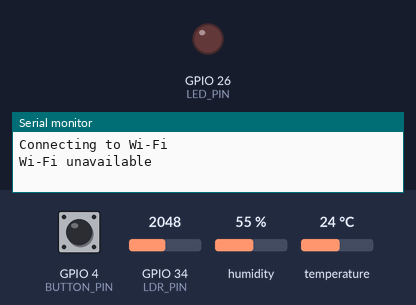
The program below on a simulated ESP32. Shown: output pins drawn as LEDs (lit = HIGH), the last lines printed to the serial monitor. Inputs (shaded band) come from the test bench; at power-on: GPIO 4 (BUTTON_PIN) HIGH, GPIO 34 (LDR_PIN) = 2048, humidity 55 %, temperature 24 °C. WiFi joins after 1.5 s; servers stay silent unless stated.

Above: at 1.2 s.
1.3 s: GPIO 4 (BUTTON_PIN) pulled LOW for 0.15 s
4.4 s: GPIO 4 (BUTTON_PIN) pulled LOW for 1 s
At 4.9 s:
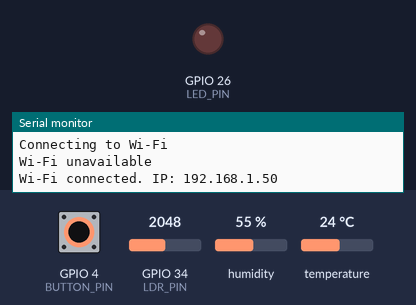
6.9 s: GPIO 4 (BUTTON_PIN) pulled LOW for 0.15 s
At 12.6 s:
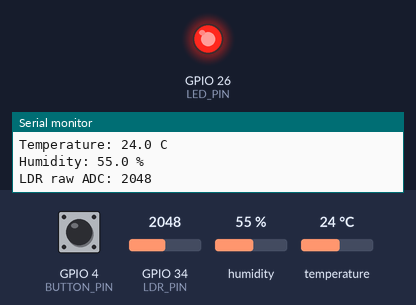
Timing chart, 0 to 14.1 s (numbered marks = the images above; inputs shaded):
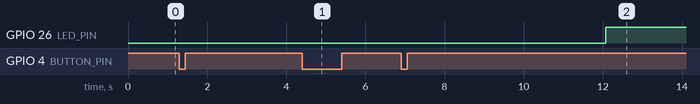

Measured:
- after the input at 4.4 s, GPIO 26 (LED_PIN): stays LOW (without the input it goes to HIGH after 2.1 s)
- after the input at 6.9 s, GPIO 26 (LED_PIN): LOW → HIGH after 5.2 s

The program:

main.cpp
```cpp
#include <Arduino.h>
#include <DHT.h>
#include <HTTPClient.h>
#include <WiFi.h>

/// components:
/// button:         digital input
/// photoresistor:  analog input
/// DHT22:          digital protocol
/// LED:            digital output
///
/// BUTTON:
/// switches between SILENCE and MONITOR
/// uses debounce
/// MONITOR: read each 5s: temperature, humidity, LDR raw ADC
/// output: serial monitor (TX)
///
/// LED:
/// if ldrRaw >= threshold: turn on
///
/// WEB:
/// each 30s: POST httpbin.org/post (or locally set up server)
///
/// EDGE CASES:
/// WI-FI unavailable: output message, continue
/// sensor errors: output message, continue

#define BUTTON_PIN 4
#define LDR_PIN 34
#define LED_PIN 26
#define DHT22_PIN 27
#define LIGHT_THRESHOLD 1500
#define SENSOR_PRINT_INTERVAL 5000
#define SENSOR_PUBLISH_INTERVAL 30000
#define WIFI_RECHECK_INTERVAL 30000

namespace {
    enum READ_STATE { SILENCE, MONITOR };
}

static bool btnLastRawState;
static bool btnStableState;
static ulong btnLastChangeTime;
static READ_STATE readState = SILENCE;
static bool btnPrevPressed = false;

static DHT dht(DHT22_PIN, DHT22);
static ulong lastSensorReadTimestamp;
static ulong lastSensorPublishTimestamp;
static int ldrRaw;
static float temperature;
static float humidity;
static ulong lastWifiAttemptTimestamp;
static bool wifiWasConnected;
static bool wifiUnavailableReported;

static const char *WIFI_SSID = "Wokwi-GUEST";
static const char *WIFI_PASSWORD = "";
static const char *HTTP_URL = "http://httpbin.org/post";
static constexpr uint16_t HTTP_CONNECT_TIMEOUT_MS = 5000;
static constexpr uint16_t HTTP_TCP_TIMEOUT_MS = 5000;

static bool isBtnPressed();

static bool isBtnClicked(bool currentState);

static bool catchReadStateChange();

static void lightLed(int ldrRaw);

static void printSensors();

static void connectWifi();

static void maintainWifi();

static void publish();

void setup() {
    Serial.begin(115200);
    dht.begin();

    pinMode(BUTTON_PIN, INPUT_PULLUP);
    pinMode(LED_PIN, OUTPUT);

    btnLastRawState = digitalRead(BUTTON_PIN);
    btnStableState = btnLastRawState;

    connectWifi();
}

void loop() {
    maintainWifi();

    const ulong now = millis();
    // start countdown whenever we start monitoring
    if (catchReadStateChange() && readState == MONITOR) {
        lastSensorReadTimestamp = now;
        lastSensorPublishTimestamp = now;
    }

    if (readState == MONITOR && now - lastSensorReadTimestamp >= SENSOR_PRINT_INTERVAL) {
        ldrRaw = analogRead(LDR_PIN);
        lightLed(ldrRaw);

        temperature = dht.readTemperature();
        humidity = dht.readHumidity();

        if (isnan(temperature)) {
            Serial.println("DHT22 temperature reading failed: NaN");
        }
        if (isnan(humidity)) {
            Serial.println("DHT22 humidity reading failed: NaN");
        }

        lastSensorReadTimestamp = now;

        if (readState == MONITOR) {
            printSensors();
        }
    }

    if (readState == MONITOR && now - lastSensorPublishTimestamp >= SENSOR_PUBLISH_INTERVAL) {
        lastSensorPublishTimestamp = now;

        publish();
    }
}

bool isBtnPressed() {
    const bool btnRaw = digitalRead(BUTTON_PIN);
    if (btnRaw != btnLastRawState) {
        btnLastRawState = btnRaw;
        btnLastChangeTime = millis();
    }

    if (millis() - btnLastChangeTime >= 20) {
        btnStableState = btnRaw;
    }

    return btnStableState == LOW;
}

static bool isBtnClicked(const bool currentState) {
    return !currentState && btnPrevPressed;
}

static bool catchReadStateChange() {
    bool changed = false;
    bool btnPressed = isBtnPressed();
    if (isBtnClicked(btnPressed)) {
        readState = readState == SILENCE ? MONITOR : SILENCE;
        changed = true;
    }
    btnPrevPressed = btnPressed;

    return changed;
}

void lightLed(int ldrRaw) {
    if (ldrRaw >= LIGHT_THRESHOLD) {
        digitalWrite(LED_PIN, HIGH);
    } else {
        digitalWrite(LED_PIN, LOW);
    }
}

void printSensors() {
    Serial.print("Temperature: ");
    Serial.print(temperature, 1);
    Serial.println(" C");
    Serial.print("Humidity: ");
    Serial.print(humidity, 1);
    Serial.println(" %");
    Serial.print("LDR raw ADC: ");
    Serial.println(ldrRaw);
}

void connectWifi() {
    Serial.println("Connecting to Wi-Fi");
    WiFi.begin(WIFI_SSID, WIFI_PASSWORD);
    lastWifiAttemptTimestamp = millis();
}

void maintainWifi() {
    const ulong now = millis();
    const bool wifiConnected = WiFi.status() == WL_CONNECTED;

    if (wifiConnected) {
        if (!wifiWasConnected) {
            Serial.print("Wi-Fi connected. IP: ");
            Serial.println(WiFi.localIP().toString());
        }
        wifiWasConnected = true;
        wifiUnavailableReported = false;
        return;
    }

    if (wifiWasConnected) {
        Serial.println("Wi-Fi disconnected");
    } else if (!wifiUnavailableReported) {
        Serial.println("Wi-Fi unavailable");
    }
    wifiWasConnected = false;
    wifiUnavailableReported = true;

    if (now - lastWifiAttemptTimestamp >= WIFI_RECHECK_INTERVAL) {
        Serial.println("Wi-Fi unavailable; retrying connection");
        WiFi.begin(WIFI_SSID, WIFI_PASSWORD);
        lastWifiAttemptTimestamp = now;
    }
}

void publish() {
    if (WiFi.status() != WL_CONNECTED) {
        Serial.println("HTTP POST network error: Wi-Fi unavailable");
        return;
    }

    char temperatureJson[16];
    char humidityJson[16];
    if (isnan(temperature)) {
        strcpy(temperatureJson, "null");
    } else {
        snprintf(temperatureJson, sizeof(temperatureJson), "%.1f", temperature);
    }
    if (isnan(humidity)) {
        strcpy(humidityJson, "null");
    } else {
        snprintf(humidityJson, sizeof(humidityJson), "%.1f", humidity);
    }

    char payload[128];
    snprintf(
        payload,
        sizeof(payload),
        R"({"temperature":%s,"humidity":%s,"ldrRaw":%d})",
        temperatureJson,
        humidityJson,
        ldrRaw
    );

    HTTPClient http;
    http.setConnectTimeout(HTTP_CONNECT_TIMEOUT_MS);
    http.setTimeout(HTTP_TCP_TIMEOUT_MS);
    if (!http.begin(HTTP_URL)) {
        Serial.println("HTTP POST network error: could not initialize HTTP client");
        http.end();
        return;
    }

    http.addHeader("Content-Type", "application/json");
    const int httpStatus = http.POST(payload);

    if (httpStatus >= 200 && httpStatus < 300) {
        Serial.print("HTTP POST succeeded: status=");
        Serial.println(httpStatus);
        Serial.println("httpbin response body:");
        Serial.println(http.getString());
    } else if (httpStatus > 0) {
        Serial.print("HTTP POST server error: status=");
        Serial.println(httpStatus);
    } else {
        Serial.print("HTTP POST network error: ");
        Serial.println(http.errorToString(httpStatus));
    }

    http.end();
}
```
